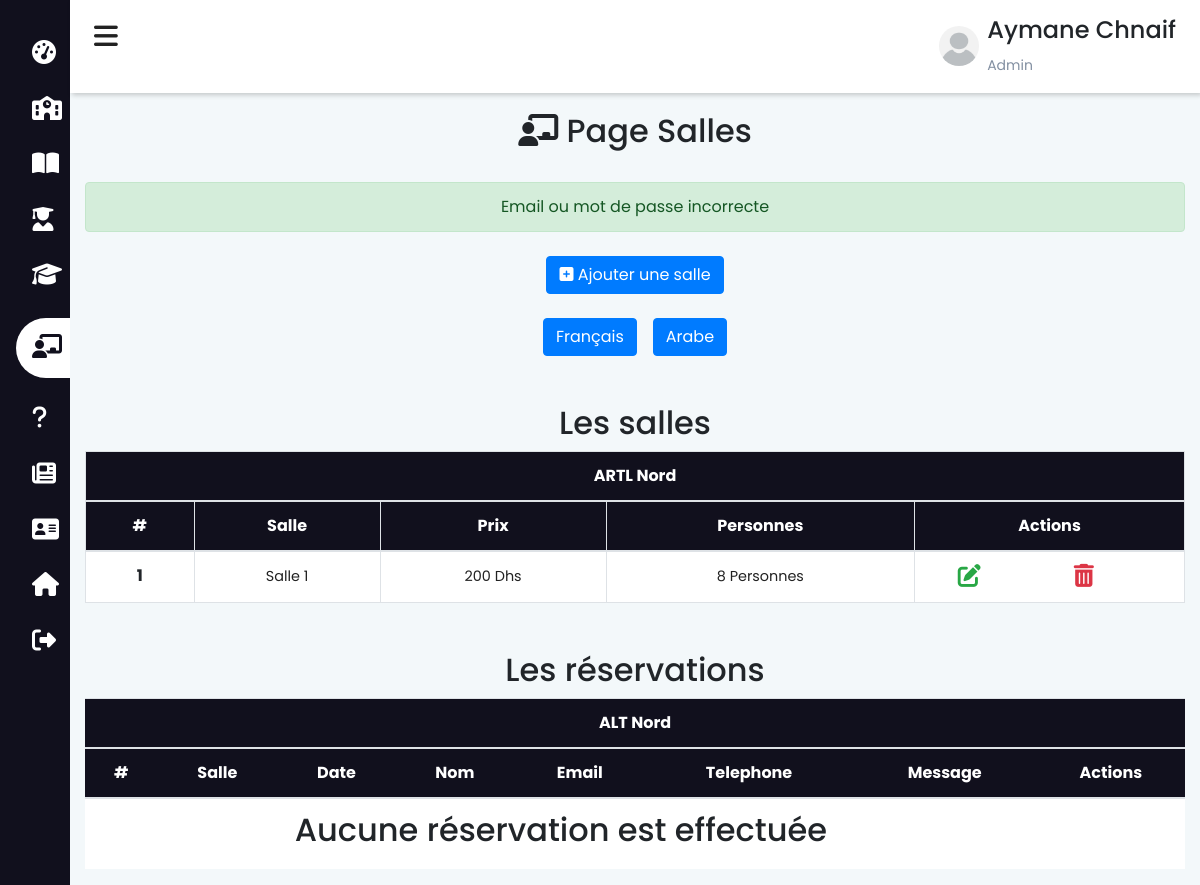
Screenshot of /admin/salles (signed in) with the database file from the repository.
### tables this page shows
CREATE TABLE `salle` (
  `sal_id` int(11) NOT NULL,
  `sal_nom` varchar(200) NOT NULL,
  `sal_nom_arab` varchar(200) NOT NULL,
  `sal_desc` text NOT NULL,
  `sal_desc_arab` varchar(200) NOT NULL,
  `sal_prix` float NOT NULL,
  `sal_personne` int(11) NOT NULL,
  `sal_image` varchar(200) NOT NULL,
  `sal_service` varchar(200) NOT NULL,
  `sal_service_arab` varchar(200) NOT NULL,
  `sal_service2` varchar(200) NOT NULL,
  `sal_service2_arab` varchar(200) NOT NULL,
  `sal_service3` varchar(200) NOT NULL,
  `sal_service3_arab` varchar(200) NOT NULL,
  `sal_service4` varchar(200) NOT NULL,
  `sal_service4_arab` varchar(200) NOT NULL
);

### functions/db.php (called while the page is built, shortened)
<?php
    class DBController{
        protected $host = "localhost";
        protected $user = "root";
        protected $password = "";
        protected $db = "ecole";
        public function __construct(){
            $this->conn = mysqli_connect($this->host, $this->user, $this->password, $this->db);
        }
    }
?>

### session.php (called while the page is built, shortened)
<?php
    require("functions/db.php");
    require("functions/etudiant.php");
    $db = new DBController();
    $data = new Etudiant($db);
?>

### functions/etudiant.php (called while the page is built, shortened)
<?php
    class Etudiant{
        public $db = null;
        public function __construct(DBController $db){
            $this->db = $db;
        }
        public function getImage(){
            $result = $this->db->conn->query("SELECT * FROM `salle`");
            $resultArray = array();
            while ($item = mysqli_fetch_array($result, MYSQLI_ASSOC)){
                $resultArray[] = $item;
            }
            return $resultArray;
        }
        public function getSalle(){
            $result = $this->db->conn->query("SELECT * FROM `salle`");
            $resultArray = array();
            while ($item = mysqli_fetch_array($result, MYSQLI_ASSOC)){
                $resultArray[] = $item;
            }
            return $resultArray;
        }
    }
?>

### admin/salles.php (the view, shortened to what this page needs)
<?php include_once "../session.php"; ?>
<?php
$salles = $data->getSalle();
$images = $data->getImage();
$reservations = $data->getReservations();
?>
<!DOCTYPE html>
<html lang="en">
<head>
    <?php
        include_once "../includes/header.php";
    ?>
</head>
<body>
    <?php include_once "navbar-admin.php"; ?>
    <div class="main-content">
        <header>
            <?php include 'admin.php' ?>
        </header>
        <div class="container-fluid mt-5 pt-5">
            <div class="text-center py-3">
                <h2><i class="fas fa-chalkboard-teacher"></i> Page Salles</h2>
            </div>
            <?php
            if (isset($_SESSION['status'])) {
            ?>
                <div class='alert alert-success text-center mt-2' role='alert'><?php echo $_SESSION['status'] ?></div>
            <?php
            }
            ?>
            <div class="text-center mt-4 d-flex justify-content-center">
                <a href="ajouter-salle" target="_blank" class="btn btn-primary"><i class="fas fa-plus-square"></i> Ajouter une salle</a>
            </div>
            <div class="mt-4 align-items-center d-flex justify-content-center">
                <input type="button" value="Français" class="btn btn-primary" onclick="frensh()">
                <input type="button" value="Arabe" class="btn btn-primary ml-3" onclick="arabe()">
            </div>
            <div id="frensh">
                <h2 class="text-center mt-5">Les salles</h2>
                <table class="table bg-white table-bordered">
                    <thead class="text-center text-white" style="background-color: #11101d;">
                        <tr>
                            <th scope="col" colspan="9">ARTL Nord</th>
                        </tr>
                        <tr>
                            <th scope="col">#</th>
                            <th scope="col">Salle</th>
                            <th scope="col">Prix</th>
                            <th scope="col">Personnes</th>
                            <th scope="col">Actions</th>
                        </tr>
                    </thead>
                    <tbody class="text-center">
                        <?php
                        if (empty($images)) {
                        ?>
                            <tr>
                                <th scope="row" colspan="9">
                                    <h2>Pas de salles enregistrées veuillez ajouter une salle</h2>
                                </th>
                            </tr>
                            <?php
                        } else {
                            $i = 1;
                            foreach ($images as $image) {
                            ?>
                                <tr>
                                    <th scope="row"><?php echo $i++ ?></th>
                                    <td class="row-style"><?php echo $image['sal_nom']; ?></td>
                                    <td class="row-style"><?php echo $image['sal_prix']; ?> Dhs</td>
                                    <td class="row-style"><?php echo $image['sal_personne']; ?> Personnes</td>
                                    <td class="row-style">
                                        <div class="row">
                                            <div class="col-md-5">
                                                <a href="modifier-salle?id=<?php echo $image['sal_id'] ?>" target="_blank">
                                                    <i class="fas fa-edit text-success awesome-size"></i>
                                                </a>
                                            </div>
                                            <div class="col-md-5">
                                                <form action="" method="POST">
                                                    <button type="submit" class="btn-style" name="submit_salle" onclick='return confirm("Voulez-vous supprimer cette salle \nATTENTION!! toutes les réservations seront supprimées")'>
                                                        <i class="fas fa-trash-alt text-danger awesome-size"></i>
                                                    </button>
                                                </form>
                                            </div>
                                        </div>
                                    </td>
                                </tr>
                        <?php
                            }
                        }
                        ?>
                    </tbody>
                </table>
            </div>
            <div id="reservation">
                <h2 class="text-center mt-5">Les réservations</h2>
                <table class="table bg-white">
                    <thead class="text-center text-white" style="background-color: #11101d;">
                        <tr>
                            <th scope="col" colspan="9">ALT Nord</th>
                        </tr>
                        <tr>
                            <th scope="col">#</th>
                            <th scope="col">Salle</th>
                            <th scope="col">Date</th>
                            <th scope="col">Nom</th>
                            <th scope="col">Email</th>
                            <th scope="col">Telephone</th>
                            <th scope="col">Message</th>
                            <th scope="col">Actions</th>
                        </tr>
                    </thead>
                    <tbody class="text-center">
                        <?php
                        if (empty($reservations)) {
                        ?>
                            <tr>
                                <th scope="row" colspan="7">
                                    <h2>Aucune réservation est effectuée</h2>
                                </th>
                            </tr>
                            <?php
                        }
                        ?>
                    </tbody>
                </table>
            </div>
        </div>
    </div>
</body>
</html>

### includes/style.php (style rules this page uses)
body { background-color: #F3F8FA; }
html { scroll-behavior: smooth; }
.row-style { vertical-align: middle !important }
.awesome-size { font-size: 23px; cursor: pointer; }
.btn-style { background-color: transparent; border: none; }
* { -webkit-box-sizing: border-box; -moz-box-sizing: border-box; box-sizing: border-box; position: relative; }
:root { --main-color: #11101d; --color-dark: #1D2231; --text-grey: #8390A2; }
* { font-family: 'Poppins', sans-serif; }
.main-content { transition: margin-left 300ms; margin-left: 255px; }
header { background: #fff; display: flex; justify-content: space-between; padding: 1rem 1.5rem; box-shadow: 2px 2px 5px rgba(0, 0, 0, 0.2); position: fixed; left: 254px; top: 0; z-index: 100; width: calc(100% - 254px); transition: left 300ms; }
table { border-collapse: collapse; }
thead tr { border-top: 1px solid #f0f0f0; border-bottom: 2px solid #f0f0f0; }
td { padding: .5rem 1rem; font-size: .9rem; color: #222; }
@media only screen and (max-width: 1200px) { .main-content { margin-left: 70px; } }
@media only screen and (max-width: 1200px) { .main-content header { width: calc(100% - 70px); left: 70px; } }

### admin/navbar-admin.php (style rules this page uses)
* { padding: 0; margin: 0; box-sizing: border-box; list-style: none; text-decoration: none; }

### rows the page displays
salle: sal_nom "Salle 1", sal_prix "200", sal_personne "8"

### other values shown
$_SESSION['prenom'] "Aymane"
$_SESSION['nom'] "Chnaif"
$_SESSION['status'] "Email ou mot de passe incorrecte"
